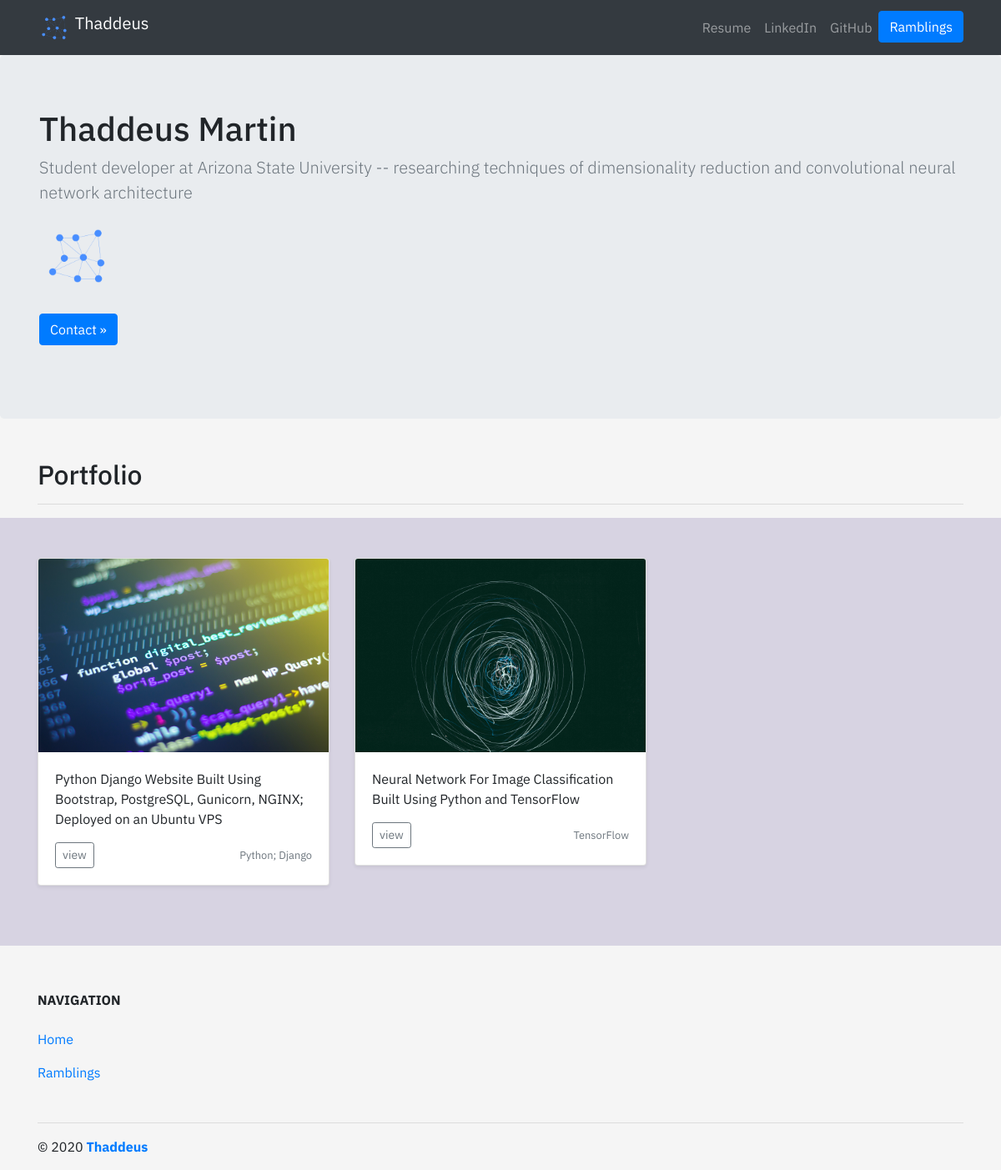
The page / on the database its author committed.
### portfolio/models.py (models this page shows, shortened)
class Project(models.Model):
    title = models.CharField(max_length=100)
    description = models.CharField(max_length=250)
    image = models.ImageField(upload_to='portfolio/images/')
    tech = models.CharField(max_length=100, blank=True)
    url = models.URLField(blank=True)

### portfolio/views.py (the view)
# urls.py: 2. Add a URL to urlpatterns:  path('', views.home, name='home')
def home(request):
    projects = Project.objects.all()
    return render(request, 'portfolio/home.html', {'projects': projects})

### portfolio/templates/portfolio/home.html
{% extends "portfolio/base.html" %}
{% load static %}
{% block content %}
<div>
    <div class="jumbotron">
        <div class="container">
            <h1 class="jumbotron-heading">Thaddeus Martin</h1>
            <p class="lead text-muted">Student developer at Arizona State University -- researching techniques of dimensionality reduction and convolutional neural network architecture</p>
            <div class="row my-3">
                <div class="col-5">
                  <img src="{% static 'portfolio/icon.png' %}" sclass="img-fluid center" width="90" height="90">
                </div>
              </div>
            <p class=""><a class="btn btn-primary my-2" href="mailto:me@thaddeus.dev" role="button">Contact &raquo;</a></p>
        </div>
    </div>
</div>
<div class="container">
<h2 class="mt-5">Portfolio</h2>
<hr>
</div>
<div class="album py-5">
<div class="container">
<div class="row">
  {% for project in projects %}
    <div class="col-md-4">
        <div class="card mb-4 shadow-sm">
        <img class="card-img-top" src="{{ project.image.url }}" class="img-fluid mb-2" />
        <div class="card-body">
            <p class="card-text">{{project.description}}</p>
            <div class="d-flex justify-content-between align-items-center">
            <div class="btn-group">
                <a href="{{project.url}}" class="btn btn-sm btn-outline-secondary" role="button">view</a>
            </div>
            <small class="text-muted">{{project.tech}}</small>
            </div>
        </div>
        </div>
    </div>
  {% endfor %}
</div>
</div>
</div>
{% endblock %}

### portfolio/static/portfolio/custom.css (style rules this page uses)
body { font-family: 'IBM Plex Sans', sans-serif; }
body { background: #F5F5F5 !important; }
.album { background: #d7d3e2 !important; }

### rows shown on the page
Project: image (picture), description "Python Django Website Built Using Bootstrap, PostgreSQL, Gunicorn, NGINX; Deployed on an Ubuntu VPS", tech "Python; Django"
Project: image (picture), description "Neural Network For Image Classification Built Using Python and TensorFlow", tech "TensorFlow"
